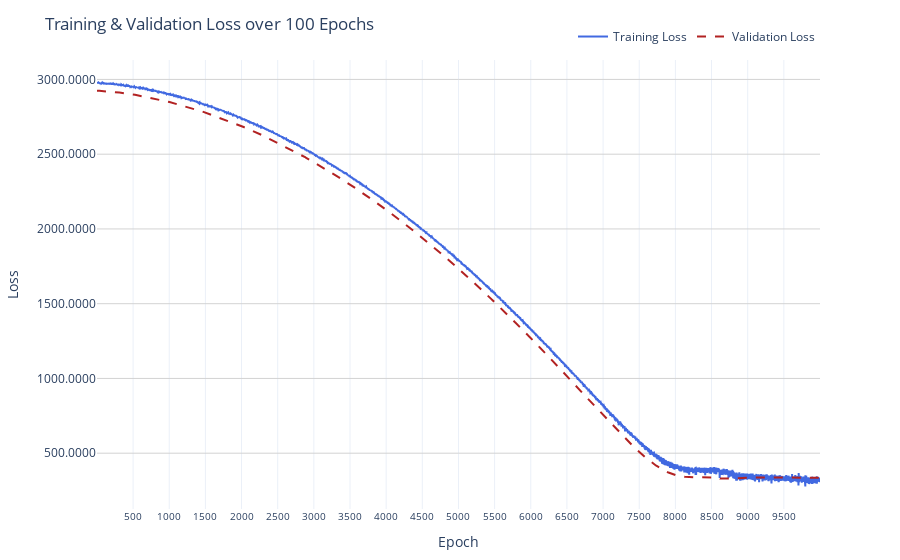

This figure's notebook cell:
### Code cell
import plotly.graph_objects as go

epochs = list(range(1, len(train_losses) + 1))

fig = go.Figure()

# Training loss trace
fig.add_trace(go.Scatter(
    x=epochs,
    y=train_losses,
    mode="lines",
    name="Training Loss",
    line=dict(color="royalblue", width=2)
))

# Validation loss trace
fig.add_trace(go.Scatter(
    x=epochs,
    y=val_losses,
    mode="lines",
    name="Validation Loss",
    line=dict(color="firebrick", width=2, dash="dash")
))

# Layout enhancements
fig.update_layout(
    title="Training & Validation Loss over 100 Epochs",
    xaxis_title="Epoch",
    yaxis_title="Loss",
    xaxis=dict(
        tickmode='array',
        tickvals=list(range(0, 10000, 500)),  # Show ticks every 100 epochs
        tickfont=dict(size=10)
    ),
    yaxis=dict(
        tickformat=".2e" if max(train_losses + val_losses) > 1e4 else ".4f",  # Dynamic formatting
        gridcolor="lightgray"
    ),
    legend=dict(
        orientation="h",
        yanchor="bottom",
        y=1.02,
        xanchor="right",
        x=1
    ),
    template="plotly_white",
    margin=dict(t=60, b=40)
)

fig.show()

### Figure 1 — Plotly figure (JSON) as saved in the notebook; plotly's stock layout.template omitted (floating-point values rounded to 4 significant figures; data arrays with more than 128 entries replaced by an {"elided": "..."} marker saying what was removed)
{"data": [{"line": {"color": "royalblue", "width": 2}, "mode": "lines", "name": "Training Loss", "type": "scatter", "x": {"elided": "10000 int values"}, "y": {"elided": "10000 float values"}}, {"line": {"color": "firebrick", "dash": "dash", "width": 2}, "mode": "lines", "name": "Validation Loss", "type": "scatter", "x": {"elided": "10000 int values"}, "y": {"elided": "10000 float values"}}], "layout": {"legend": {"orientation": "h", "x": 1, "xanchor": "right", "y": 1.02, "yanchor": "bottom"}, "margin": {"b": 40, "t": 60}, "title": {"text": "Training & Validation Loss over 100 Epochs"}, "xaxis": {"tickfont": {"size": 10}, "tickmode": "array", "tickvals": [0, 500, 1000, 1500, 2000, 2500, 3000, 3500, 4000, 4500, 5000, 5500, 6000, 6500, 7000, 7500, 8000, 8500, 9000, 9500], "title": {"text": "Epoch"}}, "yaxis": {"gridcolor": "lightgray", "tickformat": ".4f", "title": {"text": "Loss"}}}}
